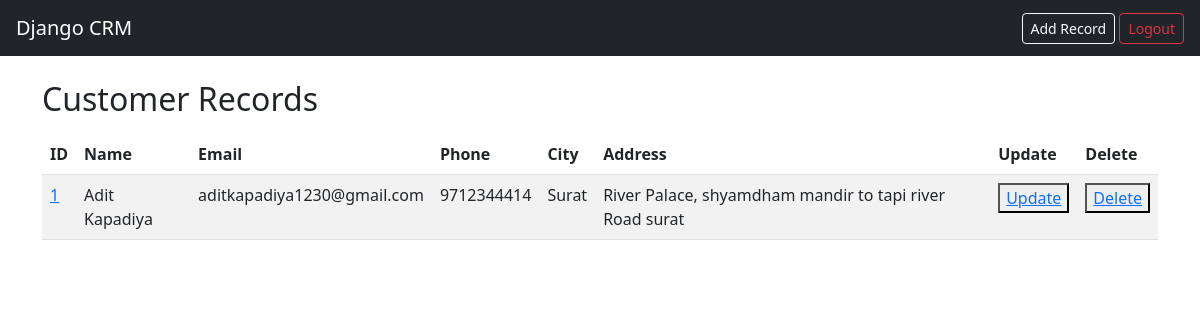
Before: / (signed in) with the older database file.
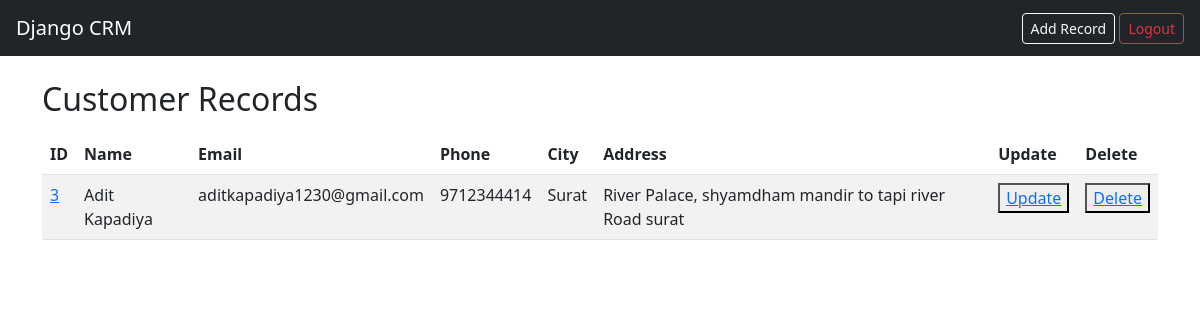
After: the same page with the newer database file.
### customer/models.py (models this page shows, shortened)
class Record(models.Model):
    created_at = models.DateTimeField(auto_now_add=True)
    first_name = models.CharField(max_length=50)
    last_name = models.CharField(max_length=50)
    email = models.CharField(max_length=100)
    phone = models.CharField(max_length=20)
    address = models.CharField(max_length=100)
    city = models.CharField(max_length=50)

### customer/views.py (the view)
# urls.py: 2. Add a URL to urlpatterns:  path('', views.home, name='home')
def home(request):
    records = Record.objects.all()
    return render(request , "home.html" , {"records" : records})

### customer/templates/home.html
{% extends 'base.html' %}
{% block content %}
{% if user.is_authenticated %}
  <h2>Customer Records</h2>
  <table class="table table-striped table-hover mt-3">
    <thead>
      <tr>
        <th>ID</th>
        <th>Name</th>
        <th>Email</th>
        <th>Phone</th>
        <th>City</th>
        <th>Address</th>
        <th>Update</th>
        <th>Delete</th>
      </tr>
    </thead>
    <tbody>
      {% for record in records %}
      <tr>
        <td><a href="">{{ record.id }}</a></td>
        <td>{{ record.first_name }} {{ record.last_name }}</td>
        <td>{{ record.email }}</td>
        <td>{{ record.phone }}</td>
        <td>{{ record.city }}</td>
        <td>{{ record.address }}</td>
        <td><button><a href="{% url 'update' record.id %}">Update</a></button></td>
        <td><button><a href="{% url 'delete' record.id %}">Delete</a></button></td>
      </tr>
      {% endfor %}
    </tbody>
  </table>
{% else %}
  <div class="p-5 mb-4 bg-light rounded-3">
    <h2>Welcome to CRM</h2>
    <p>Please login or register to manage records.</p>
  </div>
{% endif %}
{% endblock %}

### customer/templates/base.html (shortened to what this page needs)
<!DOCTYPE html>
<html>
<head>
  <link rel="stylesheet" href="https://cdn.jsdelivr.net/npm/bootstrap@5.3.0/dist/css/bootstrap.min.css">
</head>
<body>
  <nav class="navbar navbar-dark bg-dark px-3 mb-4">
    <a class="navbar-brand" href="{% url 'home' %}">Django CRM</a>
    <div>
      {% if user.is_authenticated %}
        <a class="btn btn-outline-light btn-sm" href="{% url 'addrecord' %}">Add Record</a>
        <a class="btn btn-outline-danger btn-sm" href="{% url 'logout' %}">Logout</a>
      {% else %}
        <a class="btn btn-outline-light btn-sm" href="{% url 'login' %}">Login</a>
        <a class="btn btn-outline-success btn-sm" href="{% url 'register' %}">Register</a>
      {% endif %}
    </div>
  </nav>
  <div class="container">
    {% block content %}{% endblock %}
  </div>
</body>
</html>

Changed rows visible on the page:
removed Record: id "1", first_name "Adit", last_name "Kapadiya", email "aditkapadiya1230@gmail.com", phone "9712344414", city "Surat", address "River Palace, shyamdham mandir to tapi river Road surat"
added Record: id "3", first_name "Adit", last_name "Kapadiya", email "aditkapadiya1230@gmail.com", phone "9712344414", city "Surat", address "River Palace, shyamdham mandir to tapi river Road surat"
